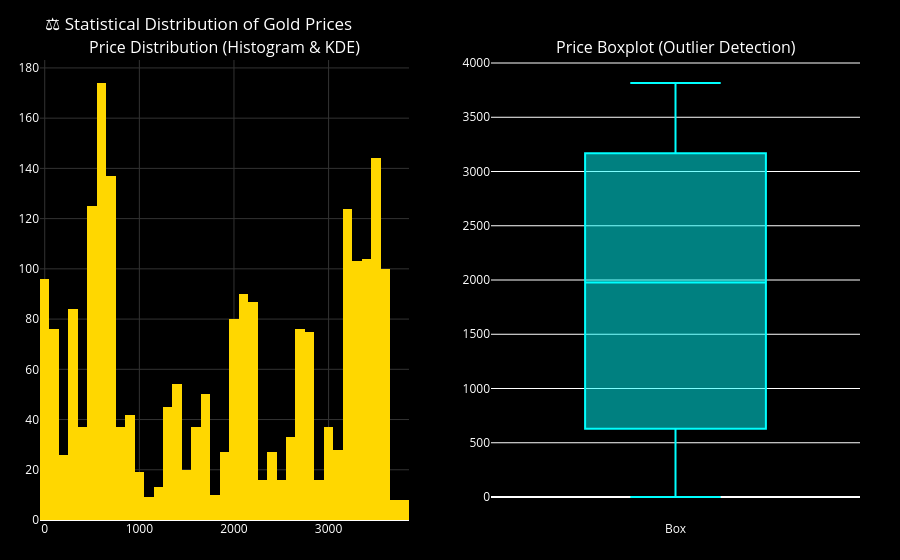

Notebook code cell kept with this figure:
### Markdown cell above
📊 Distribution Analysis

### Code cell
fig = make_subplots(rows=1, cols=2, subplot_titles=("Price Distribution (Histogram & KDE)", "Price Boxplot (Outlier Detection)"))

# Histogram
fig.add_trace(go.Histogram(x=df['Gold_Price'], nbinsx=50, marker_color=COLORS['gold'], name='Hist'), row=1, col=1)

# Boxplot
fig.add_trace(go.Box(y=df['Gold_Price'], marker_color=COLORS['trend'], name='Box'), row=1, col=2)

fig.update_layout(title_text="⚖️ Statistical Distribution of Gold Prices", showlegend=False)
fig = apply_custom_theme(fig)
fig.show()

### Figure 1 — Plotly figure (JSON) as saved in the notebook; plotly's stock layout.template omitted (floating-point values rounded to 4 significant figures; data arrays with more than 128 entries replaced by an {"elided": "..."} marker saying what was removed)
{"data": [{"marker": {"color": "#FFD700"}, "name": "Hist", "nbinsx": 50, "type": "histogram", "x": {"elided": "2290 float values"}, "xaxis": "x", "yaxis": "y"}, {"marker": {"color": "#00FFFF"}, "name": "Box", "type": "box", "xaxis": "x2", "y": {"elided": "2290 float values"}, "yaxis": "y2"}], "layout": {"annotations": [{"font": {"size": 16}, "showarrow": false, "text": "Price Distribution (Histogram & KDE)", "x": 0.225, "xanchor": "center", "xref": "paper", "y": 1, "yanchor": "bottom", "yref": "paper"}, {"font": {"size": 16}, "showarrow": false, "text": "Price Boxplot (Outlier Detection)", "x": 0.775, "xanchor": "center", "xref": "paper", "y": 1, "yanchor": "bottom", "yref": "paper"}], "font": {"color": "white"}, "margin": {"b": 40, "l": 40, "r": 40, "t": 60}, "paper_bgcolor": "#000000", "plot_bgcolor": "#000000", "showlegend": false, "title": {"text": "⚖️ Statistical Distribution of Gold Prices"}, "xaxis": {"anchor": "y", "domain": [0, 0.45], "gridcolor": "#333333", "showgrid": true}, "xaxis2": {"anchor": "y2", "domain": [0.55, 1]}, "yaxis": {"anchor": "x", "domain": [0, 1], "gridcolor": "#333333", "showgrid": true}, "yaxis2": {"anchor": "x2", "domain": [0, 1]}}}
